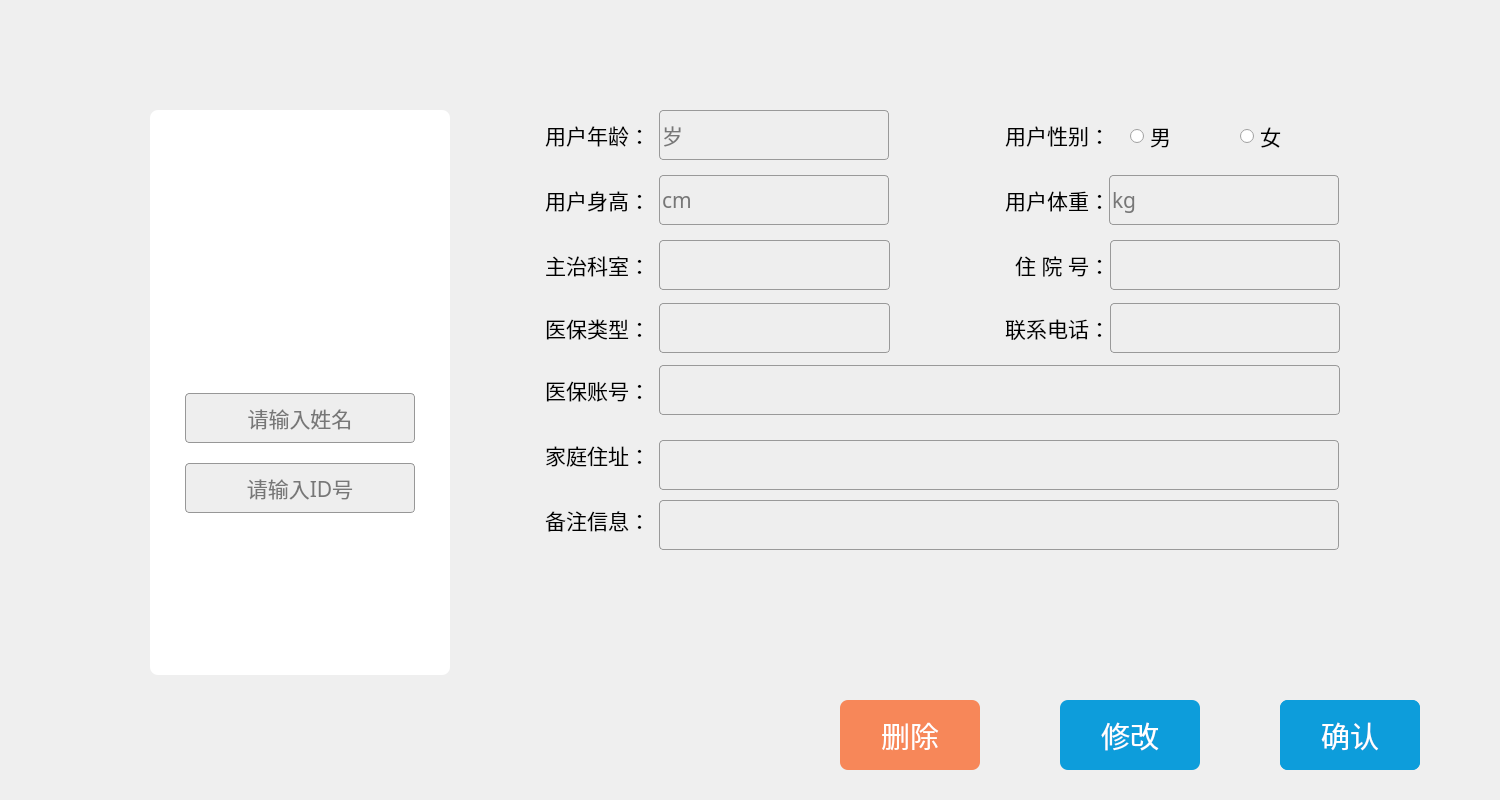
<?xml version="1.0" encoding="UTF-8"?>
<ui version="4.0">
 <class>EditUser</class>
 <widget class="QWidget" name="EditUser">
  <property name="geometry">
   <rect>
    <x>0</x>
    <y>0</y>
    <width>1500</width>
    <height>800</height>
   </rect>
  </property>
  <property name="windowTitle">
   <string>Form</string>
  </property>
  <property name="styleSheet">
   <string notr="true"/>
  </property>
  <widget class="QGroupBox" name="groupBox">
   <property name="geometry">
    <rect>
     <x>150</x>
     <y>110</y>
     <width>300</width>
     <height>565</height>
    </rect>
   </property>
   <property name="styleSheet">
    <string notr="true">width: 300px;
height: 565px;
background: #FFFFFF;
border-radius: 8px;</string>
   </property>
   <property name="title">
    <string/>
   </property>
   <widget class="QLabel" name="portrait_Label">
    <property name="geometry">
     <rect>
      <x>105</x>
      <y>123</y>
      <width>90</width>
      <height>90</height>
     </rect>
    </property>
    <property name="text">
     <string/>
    </property>
   </widget>
   <widget class="QLineEdit" name="name_LineEdit">
    <property name="geometry">
     <rect>
      <x>35</x>
      <y>283</y>
      <width>230</width>
      <height>50</height>
     </rect>
    </property>
    <property name="font">
     <font>
      <family>黑体</family>
      <pointsize>16</pointsize>
     </font>
    </property>
    <property name="styleSheet">
     <string notr="true">width: 230px;
height: 50px;
background: #EEEEEE;
border-radius: 4px;
border: 1px solid #979797;</string>
    </property>
    <property name="alignment">
     <set>Qt::AlignCenter</set>
    </property>
    <property name="placeholderText">
     <string>请输入姓名</string>
    </property>
   </widget>
   <widget class="QLineEdit" name="ID_LineEdit">
    <property name="geometry">
     <rect>
      <x>35</x>
      <y>353</y>
      <width>230</width>
      <height>50</height>
     </rect>
    </property>
    <property name="font">
     <font>
      <family>黑体</family>
      <pointsize>16</pointsize>
     </font>
    </property>
    <property name="styleSheet">
     <string notr="true">width: 230px;
height: 50px;
background: #EEEEEE;
border-radius: 4px;
border: 1px solid #979797;</string>
    </property>
    <property name="alignment">
     <set>Qt::AlignCenter</set>
    </property>
    <property name="placeholderText">
     <string>请输入ID号</string>
    </property>
   </widget>
   <widget class="QLabel" name="tip_label">
    <property name="geometry">
     <rect>
      <x>80</x>
      <y>430</y>
      <width>141</width>
      <height>21</height>
     </rect>
    </property>
    <property name="font">
     <font>
      <family>黑体</family>
      <pointsize>12</pointsize>
     </font>
    </property>
    <property name="styleSheet">
     <string notr="true">color:red;</string>
    </property>
    <property name="text">
     <string/>
    </property>
    <property name="alignment">
     <set>Qt::AlignCenter</set>
    </property>
   </widget>
  </widget>
  <widget class="QLineEdit" name="age_LineEdit">
   <property name="geometry">
    <rect>
     <x>659</x>
     <y>110</y>
     <width>230</width>
     <height>50</height>
    </rect>
   </property>
   <property name="font">
    <font>
     <family>黑体</family>
     <pointsize>16</pointsize>
    </font>
   </property>
   <property name="styleSheet">
    <string notr="true">background: #EEEEEE;
border-radius: 4px;
border: 1px solid #999999;</string>
   </property>
   <property name="alignment">
    <set>Qt::AlignLeading|Qt::AlignLeft|Qt::AlignVCenter</set>
   </property>
   <property name="placeholderText">
    <string>岁</string>
   </property>
  </widget>
  <widget class="QLineEdit" name="height_LineEdit">
   <property name="geometry">
    <rect>
     <x>659</x>
     <y>175</y>
     <width>230</width>
     <height>50</height>
    </rect>
   </property>
   <property name="font">
    <font>
     <family>黑体</family>
     <pointsize>16</pointsize>
    </font>
   </property>
   <property name="styleSheet">
    <string notr="true">background: #EEEEEE;
border-radius: 4px;
border: 1px solid #999999;</string>
   </property>
   <property name="placeholderText">
    <string>cm</string>
   </property>
  </widget>
  <widget class="QLabel" name="label_2">
   <property name="geometry">
    <rect>
     <x>450</x>
     <y>121</y>
     <width>200</width>
     <height>28</height>
    </rect>
   </property>
   <property name="font">
    <font>
     <family>黑体</family>
     <pointsize>16</pointsize>
    </font>
   </property>
   <property name="text">
    <string>用户年龄：</string>
   </property>
   <property name="alignment">
    <set>Qt::AlignRight|Qt::AlignTrailing|Qt::AlignVCenter</set>
   </property>
  </widget>
  <widget class="QLabel" name="label_3">
   <property name="geometry">
    <rect>
     <x>450</x>
     <y>186</y>
     <width>200</width>
     <height>28</height>
    </rect>
   </property>
   <property name="font">
    <font>
     <family>黑体</family>
     <pointsize>16</pointsize>
    </font>
   </property>
   <property name="text">
    <string>用户身高：</string>
   </property>
   <property name="alignment">
    <set>Qt::AlignRight|Qt::AlignTrailing|Qt::AlignVCenter</set>
   </property>
  </widget>
  <widget class="QLabel" name="label_4">
   <property name="geometry">
    <rect>
     <x>450</x>
     <y>251</y>
     <width>200</width>
     <height>28</height>
    </rect>
   </property>
   <property name="font">
    <font>
     <family>黑体</family>
     <pointsize>16</pointsize>
    </font>
   </property>
   <property name="text">
    <string>主治科室：</string>
   </property>
   <property name="alignment">
    <set>Qt::AlignRight|Qt::AlignTrailing|Qt::AlignVCenter</set>
   </property>
  </widget>
  <widget class="QLineEdit" name="hospitalDepartment_LineEdit">
   <property name="enabled">
    <bool>true</bool>
   </property>
   <property name="geometry">
    <rect>
     <x>659</x>
     <y>240</y>
     <width>231</width>
     <height>50</height>
    </rect>
   </property>
   <property name="font">
    <font>
     <family>黑体</family>
     <pointsize>16</pointsize>
    </font>
   </property>
   <property name="styleSheet">
    <string notr="true">background: #EEEEEE;
border-radius: 4px;
border: 1px solid #999999;</string>
   </property>
  </widget>
  <widget class="QLabel" name="label_5">
   <property name="geometry">
    <rect>
     <x>930</x>
     <y>121</y>
     <width>180</width>
     <height>28</height>
    </rect>
   </property>
   <property name="font">
    <font>
     <family>黑体</family>
     <pointsize>16</pointsize>
    </font>
   </property>
   <property name="text">
    <string>用户性别：</string>
   </property>
   <property name="alignment">
    <set>Qt::AlignRight|Qt::AlignTrailing|Qt::AlignVCenter</set>
   </property>
  </widget>
  <widget class="QLabel" name="label_6">
   <property name="geometry">
    <rect>
     <x>930</x>
     <y>186</y>
     <width>180</width>
     <height>28</height>
    </rect>
   </property>
   <property name="font">
    <font>
     <family>黑体</family>
     <pointsize>16</pointsize>
    </font>
   </property>
   <property name="text">
    <string>用户体重：</string>
   </property>
   <property name="alignment">
    <set>Qt::AlignRight|Qt::AlignTrailing|Qt::AlignVCenter</set>
   </property>
  </widget>
  <widget class="QLineEdit" name="weight_LineEdit">
   <property name="geometry">
    <rect>
     <x>1109</x>
     <y>175</y>
     <width>230</width>
     <height>50</height>
    </rect>
   </property>
   <property name="font">
    <font>
     <family>黑体</family>
     <pointsize>16</pointsize>
    </font>
   </property>
   <property name="styleSheet">
    <string notr="true">background: #EEEEEE;
border-radius: 4px;
border: 1px solid #999999;</string>
   </property>
   <property name="placeholderText">
    <string>kg</string>
   </property>
  </widget>
  <widget class="QRadioButton" name="male_RadioButton">
   <property name="geometry">
    <rect>
     <x>1130</x>
     <y>120</y>
     <width>71</width>
     <height>32</height>
    </rect>
   </property>
   <property name="font">
    <font>
     <family>黑体</family>
     <pointsize>16</pointsize>
    </font>
   </property>
   <property name="styleSheet">
    <string notr="true"/>
   </property>
   <property name="text">
    <string>男</string>
   </property>
   <property name="iconSize">
    <size>
     <width>22</width>
     <height>22</height>
    </size>
   </property>
  </widget>
  <widget class="QRadioButton" name="female_RadioButton">
   <property name="geometry">
    <rect>
     <x>1240</x>
     <y>120</y>
     <width>81</width>
     <height>32</height>
    </rect>
   </property>
   <property name="font">
    <font>
     <family>黑体</family>
     <pointsize>16</pointsize>
    </font>
   </property>
   <property name="text">
    <string>女</string>
   </property>
  </widget>
  <widget class="QLabel" name="label_8">
   <property name="geometry">
    <rect>
     <x>450</x>
     <y>376</y>
     <width>200</width>
     <height>28</height>
    </rect>
   </property>
   <property name="font">
    <font>
     <family>黑体</family>
     <pointsize>16</pointsize>
    </font>
   </property>
   <property name="text">
    <string>医保账号：</string>
   </property>
   <property name="alignment">
    <set>Qt::AlignRight|Qt::AlignTrailing|Qt::AlignVCenter</set>
   </property>
  </widget>
  <widget class="QLineEdit" name="healthInsuranceNumber_LineEdit">
   <property name="geometry">
    <rect>
     <x>659</x>
     <y>365</y>
     <width>681</width>
     <height>50</height>
    </rect>
   </property>
   <property name="font">
    <font>
     <family>黑体</family>
     <pointsize>16</pointsize>
    </font>
   </property>
   <property name="styleSheet">
    <string notr="true">background: #EEEEEE;
border-radius: 4px;
border: 1px solid #999999;</string>
   </property>
  </widget>
  <widget class="QLabel" name="label_10">
   <property name="geometry">
    <rect>
     <x>450</x>
     <y>441</y>
     <width>200</width>
     <height>28</height>
    </rect>
   </property>
   <property name="font">
    <font>
     <family>黑体</family>
     <pointsize>16</pointsize>
    </font>
   </property>
   <property name="text">
    <string>家庭住址：</string>
   </property>
   <property name="alignment">
    <set>Qt::AlignRight|Qt::AlignTrailing|Qt::AlignVCenter</set>
   </property>
  </widget>
  <widget class="QLineEdit" name="address_LineEdit">
   <property name="geometry">
    <rect>
     <x>659</x>
     <y>440</y>
     <width>680</width>
     <height>50</height>
    </rect>
   </property>
   <property name="font">
    <font>
     <family>黑体</family>
     <pointsize>16</pointsize>
    </font>
   </property>
   <property name="styleSheet">
    <string notr="true">background: #EEEEEE;
border-radius: 4px;
border: 1px solid #999999;</string>
   </property>
   <property name="text">
    <string/>
   </property>
  </widget>
  <widget class="QLineEdit" name="remark_LineEdit">
   <property name="geometry">
    <rect>
     <x>659</x>
     <y>500</y>
     <width>680</width>
     <height>50</height>
    </rect>
   </property>
   <property name="font">
    <font>
     <family>黑体</family>
     <pointsize>16</pointsize>
    </font>
   </property>
   <property name="styleSheet">
    <string notr="true">background: #EEEEEE;
border-radius: 4px;
border: 1px solid #999999;</string>
   </property>
   <property name="text">
    <string/>
   </property>
  </widget>
  <widget class="QLabel" name="label_11">
   <property name="geometry">
    <rect>
     <x>450</x>
     <y>506</y>
     <width>200</width>
     <height>28</height>
    </rect>
   </property>
   <property name="font">
    <font>
     <family>黑体</family>
     <pointsize>16</pointsize>
    </font>
   </property>
   <property name="text">
    <string>备注信息：</string>
   </property>
   <property name="alignment">
    <set>Qt::AlignRight|Qt::AlignTrailing|Qt::AlignVCenter</set>
   </property>
  </widget>
  <widget class="QPushButton" name="save_Btn">
   <property name="geometry">
    <rect>
     <x>1280</x>
     <y>700</y>
     <width>140</width>
     <height>70</height>
    </rect>
   </property>
   <property name="styleSheet">
    <string notr="true">background: #0D9DDB;
border-radius: 8px;
color:white;
font: 26pt &quot;黑体&quot;;</string>
   </property>
   <property name="text">
    <string>保存</string>
   </property>
  </widget>
  <widget class="QPushButton" name="modify_Btn">
   <property name="geometry">
    <rect>
     <x>1060</x>
     <y>700</y>
     <width>140</width>
     <height>70</height>
    </rect>
   </property>
   <property name="font">
    <font>
     <family>黑体</family>
     <pointsize>22</pointsize>
    </font>
   </property>
   <property name="styleSheet">
    <string notr="true">QPushButton{background: #0D9DDB;border-radius: 8px;color:white;}
QPushButton:hover{background: #1EAACF;border-radius: 8px;color:#333333;}</string>
   </property>
   <property name="text">
    <string>修改</string>
   </property>
  </widget>
  <widget class="QPushButton" name="delete_Btn">
   <property name="geometry">
    <rect>
     <x>840</x>
     <y>700</y>
     <width>140</width>
     <height>70</height>
    </rect>
   </property>
   <property name="font">
    <font>
     <family>黑体</family>
     <pointsize>22</pointsize>
    </font>
   </property>
   <property name="styleSheet">
    <string notr="true">background: #F78759;
border-radius: 8px;
color:white;</string>
   </property>
   <property name="text">
    <string>删除</string>
   </property>
  </widget>
  <widget class="QPushButton" name="confirm_Btn">
   <property name="geometry">
    <rect>
     <x>1280</x>
     <y>700</y>
     <width>140</width>
     <height>70</height>
    </rect>
   </property>
   <property name="font">
    <font>
     <family>黑体</family>
     <pointsize>22</pointsize>
    </font>
   </property>
   <property name="styleSheet">
    <string notr="true">QPushButton{background: #0D9DDB;border-radius: 8px;color:white;}
QPushButton:hover{background: #1EAACF;border-radius: 8px;color:#333333;}</string>
   </property>
   <property name="text">
    <string>确认</string>
   </property>
  </widget>
  <widget class="QLabel" name="label_7">
   <property name="geometry">
    <rect>
     <x>930</x>
     <y>251</y>
     <width>180</width>
     <height>28</height>
    </rect>
   </property>
   <property name="font">
    <font>
     <family>黑体</family>
     <pointsize>16</pointsize>
    </font>
   </property>
   <property name="text">
    <string>住 院 号：</string>
   </property>
   <property name="alignment">
    <set>Qt::AlignRight|Qt::AlignTrailing|Qt::AlignVCenter</set>
   </property>
  </widget>
  <widget class="QLineEdit" name="hospitalNumber_LineEdit">
   <property name="geometry">
    <rect>
     <x>1110</x>
     <y>240</y>
     <width>230</width>
     <height>50</height>
    </rect>
   </property>
   <property name="font">
    <font>
     <family>黑体</family>
     <pointsize>16</pointsize>
    </font>
   </property>
   <property name="styleSheet">
    <string notr="true">background: #EEEEEE;
border-radius: 4px;
border: 1px solid #999999;</string>
   </property>
   <property name="placeholderText">
    <string/>
   </property>
  </widget>
  <widget class="QLineEdit" name="healthInsuranceType_LineEdit">
   <property name="enabled">
    <bool>true</bool>
   </property>
   <property name="geometry">
    <rect>
     <x>659</x>
     <y>303</y>
     <width>231</width>
     <height>50</height>
    </rect>
   </property>
   <property name="font">
    <font>
     <family>黑体</family>
     <pointsize>16</pointsize>
    </font>
   </property>
   <property name="styleSheet">
    <string notr="true">background: #EEEEEE;
border-radius: 4px;
border: 1px solid #999999;</string>
   </property>
  </widget>
  <widget class="QLabel" name="label_14">
   <property name="geometry">
    <rect>
     <x>930</x>
     <y>314</y>
     <width>180</width>
     <height>28</height>
    </rect>
   </property>
   <property name="font">
    <font>
     <family>黑体</family>
     <pointsize>16</pointsize>
    </font>
   </property>
   <property name="text">
    <string>联系电话：</string>
   </property>
   <property name="alignment">
    <set>Qt::AlignRight|Qt::AlignTrailing|Qt::AlignVCenter</set>
   </property>
  </widget>
  <widget class="QLabel" name="label_15">
   <property name="geometry">
    <rect>
     <x>450</x>
     <y>314</y>
     <width>200</width>
     <height>28</height>
    </rect>
   </property>
   <property name="font">
    <font>
     <family>黑体</family>
     <pointsize>16</pointsize>
    </font>
   </property>
   <property name="text">
    <string>医保类型：</string>
   </property>
   <property name="alignment">
    <set>Qt::AlignRight|Qt::AlignTrailing|Qt::AlignVCenter</set>
   </property>
  </widget>
  <widget class="QLineEdit" name="patientPhone_LineEdit">
   <property name="geometry">
    <rect>
     <x>1110</x>
     <y>303</y>
     <width>230</width>
     <height>50</height>
    </rect>
   </property>
   <property name="font">
    <font>
     <family>黑体</family>
     <pointsize>16</pointsize>
    </font>
   </property>
   <property name="styleSheet">
    <string notr="true">background: #EEEEEE;
border-radius: 4px;
border: 1px solid #999999;</string>
   </property>
   <property name="placeholderText">
    <string/>
   </property>
  </widget>
 </widget>
 <resources/>
 <connections/>
</ui>
